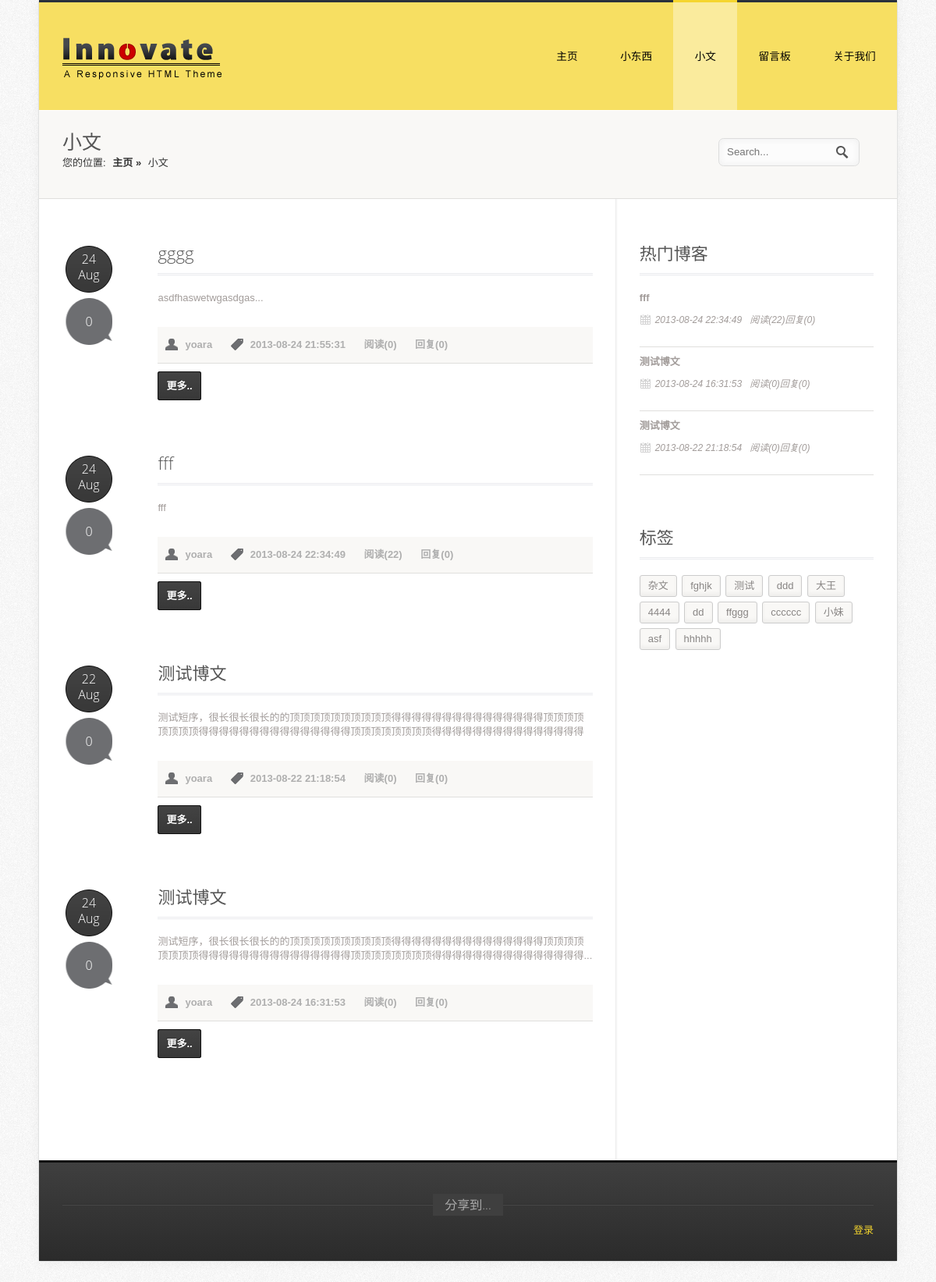
The app's page /index.php/pages/blog with its own data.
### tables this page shows
CREATE TABLE `blog` (
  `blog_id` int(11) NOT NULL AUTO_INCREMENT,
  `title` varchar(200) DEFAULT NULL,
  `content` text,
  `short_content` varchar(200) DEFAULT NULL,
  `label` varchar(200) DEFAULT NULL,
  `blog_date` timestamp NULL DEFAULT CURRENT_TIMESTAMP ON UPDATE CURRENT_TIMESTAMP,
  `read_time` int(11) DEFAULT '0',
  `reply_time` int(11) DEFAULT '0',
  `audtor` varchar(200) DEFAULT NULL,
  PRIMARY KEY (`blog_id`)
);

CREATE TABLE `label` (
  `name` varchar(200) NOT NULL DEFAULT '',
  `contain_num` int(11) DEFAULT NULL,
  PRIMARY KEY (`name`)
);

### application/controllers/pages.php (called while the page is built, shortened)
<?php
class Pages extends CI_Controller {
	public function blog()
	{
		$data = array(
			'home_address' => ADR_BLOG,
			'home_address_2' => '',
			'home_address_2_url' => '',
			'home_address_3' => ''
		);
		$this->load->model('Blog_model','blog');
		$_label = $this->input->post('labelT',TRUE);
		$query_blog = $this->blog->query_blogs($_label);
		if($query_blog->num_rows()>0){
			$data['blog_infos'] = $query_blog->result_array();
		}else{
			$data['blog_infos'] = array();
		}
		$query_hot = $this->blog->query_hot_blogs();
		if($query_hot->num_rows()>0){
			$data['hot_infos'] = $query_hot->result_array();
		}else{
			$data['hot_infos'] = array();
		}
		$this->load->model('Label_model','label');
		$query_label = $this->label->query_labels();
		if($query_label->num_rows()>0){
			$data['label_infos'] = $query_label->result_array();
		}else{
			$data['label_infos'] = array();
		}
		$this->_view('blog',$data);
	}
	private function _view($page,$data)
	{
		$this->load->view('templates/header',$data);
		$this->load->view('pages/'.$page,$data);
		$this->load->view('templates/footer',$data);
	}
}

### index.php (called while the page is built, shortened)
<?php
require_once BASEPATH.'core/CodeIgniter.php';

### application/models/blog_model.php (called while the page is built, shortened)
<?php
class Blog_model extends CI_Model{
	public function query_blogs($label=FALSE)
	{
		$this->db->order_by('blog_id','desc');
		$query = $this->db->get('BLOG');
		return $query;
	}
	public function query_hot_blogs(){
		$this->db->order_by('read_time','desc');
		$query = $this->db->get('BLOG','3',0);
		return $query;
	}
}

### application/models/label_model.php (called while the page is built, shortened)
<?php
class Label_model extends CI_Model{
	public function query_labels(){
		$this->db->order_by('contain_num','desc');
		$query = $this->db->get('LABEL');
		return $query;
	}
}

### application/views/pages/blog.php (the view, shortened to what this page needs)
<section id="content" class="tag_line sidebar_right">
<div class="two_third">
<?php foreach ($blog_infos as $value) {?>
<div class="post_meta">
    <span class="post_date">
        <h5><?php echo date('d',strtotime($value['blog_date']));?><br />
        	<?php echo date('M',strtotime($value['blog_date']));?></h5>
    </span>
    <span class="post_comment">
        <h5><?php echo $value['reply_time'];?></h5>
    </span>
</div>
<div class="post_content">
    <h3><?php echo $value['title'];?></h3>
    <p><?php echo $value['short_content'];?></p><br />
    <span class="blog_elements">
        <span class="post_by"><?php echo $value['audtor'];?></span>
        <span class="post_news"><?php echo $value['blog_date'];?></span>
        <span>阅读(<?php echo $value['read_time'];?>)</span>
        <span>回复(<?php echo $value['reply_time'];?>)</span>
    </span>
    <a href="javascript:go_blog('<?php echo $value['blog_id'];?>')" class="button">更多..</a>
</div>
<?php }?>
</div>
<div class="one_third_last">
<aside>
<div class="widget_container">
<h3>热门博客</h3>
<ul>
	<?php foreach ($hot_infos as $value) {?>
    <li>
        <div class="description">
            <p><strong><a href="<?php echo ADR_BLOG_PAGE_URL.'/'.$value['blog_id'];?>"><?php echo $value['title'];?></a></strong></p>
            <span class="entry_post">
            <span class="entry_date"><?php echo $value['blog_date'];?></span>
            	<span>阅读(<?php echo $value['read_time'];?>)</span>
        		<span>回复(<?php echo $value['reply_time'];?>)</span>
            </span>
        </div>
    </li>
    <?php }?>
</ul>
</div>
<div class="widget_container">
<h3>标签</h3>
<div class="tagcloud">
	<?php foreach ($label_infos as $value) {?>
    <a href="javascript:userLabel('<?php echo $value['name'];?>')"><?php echo $value['name'];?></a>
    <?php }?>
</div>
</div>
</aside>
</div>
</section>

### css/layout.css (style rules this page uses)
#content { padding:60px 30px 60px 30px; background-color:#fff; overflow:hidden; min-height:500px; }
.sidebar_right { background-image: url(/yc0.5/images/sidebar_br.png); background-repeat: repeat-y; background-position: 67.4% top; }
.one_third_last { width:30.80%; float:right; margin-bottom:20px; }
.two_third { width:65.40%; float:left; margin-right:3.80%; }

### css/style.css (style rules this page uses)
body { color: #A29C9A; font-family: Arial, Helvetica, sans-serif; font-size: 13px; line-height: 18px; margin: 0; padding: 0; background-image:url(/yc0.5/images/body_pattern.png); }
h1, h2, h3, h4, h5, .jqueryslidemenu ul li { color:#565656; font-weight:300; font-family: "Open Sans", "Lucida Sans", "Lucida Grande", "Lucida Sans Unicode", sans-serif; }
h1, h2, h3, h4, h5 { padding-bottom:10px; }
h3 { font-size: 22px; }
h5 { font-size: 16px; }
p { color:##949494; padding-bottom:10px; }
a:link, a { text-decoration:none; color:#A29C9A; }
.description { display:block; overflow: hidden; }
a.button { border:1px solid #111; -webkit-border-radius: 3px; -moz-border-radius: 3px; border-radius: 3px; font-family:arial, helvetica, sans-serif; padding: 10px 10px 10px 10px; text-shadow: -1px -1px 0 rgba(0, 0, 0, 0.3); font-weight:bold; text-align: center; color: #FFFFFF; background-color: #383838; background-image: -webkit-gradient(linear, left top, left bottom, color-stop(0%, #434343), color-stop(100%, #7089b3)); background-image: -webkit-linear-gradient(top, #434343, #383838); background-image: -moz-linear-gradient(top, #434343, #383838); background-image: -ms-linear-gradient(top, #434343, #383838); background-image: -o-linear-gradient(top, #434343, #383838); background-image: linear-gradient(top, #434343, #383838); filter:progid:DXImageTransform.Microsoft.gradient(GradientType=0, startColorstr=#434343, endColorstr=#383838); margin-top:20px !important; }
.tag_line h3 { background-image:url(/yc0.5/images/title_holder_border.png); background-repeat:repeat-x; background-position:bottom center; margin-bottom:20px; padding-bottom:20px; }

### css/blog.css (style rules this page uses)
aside { padding-left: 20px; }
.post_meta { float:left; width:10%; margin-right:3%; text-align:center; }
.post_meta h5 { color:#fff; }
span.post_date { display:block; background-image:url(/yc0.5/images/blog_icon.png); background-repeat:no-repeat; height:60px; margin:0px auto; width:60px; line-height:20px; padding-top:7px; }
span.post_comment { display:block; background-image:url(/yc0.5/images/blog_icon.png); background-repeat:no-repeat; background-position:center -68px; height:60px; margin:0px auto; width:60px; line-height:60px; }
.post_content { float:right; width:82%; }
span.blog_elements { display:block; background-color:#F9F8F6; border-bottom: 1px solid #E0DFDD; padding:10px; margin-bottom:20px; color:#565656; font-weight:bold; line-height: 26px; }
span.blog_elements span { margin-right:20px; color:#afafaf; }
span.post_by { background-image:url(/yc0.5/images/user.png); background-repeat:no-repeat; background-position:left center; padding-left:25px; }
span.post_news { background-image:url(/yc0.5/images/tag.png); background-repeat:no-repeat; background-position:left center; padding-left:25px; }
aside .widget_container { margin-bottom:60px; overflow:hidden; }
aside .widget_container ul { list-style:none; }
aside .widget_container ul li { margin-bottom:10px; padding-bottom:25px; border-bottom:1px solid #e0dfdd; display:block; }
span.entry_post span { float:left; color:#A29C9A; font-size:12px; font-style:italic; }
span.entry_date { display:block; padding-right:10px; padding-left:20px; background-image:url(/yc0.5/images/calendar.png); background-repeat:no-repeat; background-position:left center; }
.tagcloud a { -moz-transition: all 0.2s ease 0s; background: none repeat scroll 0 0 #F9F8F6; border: 1px solid #CCCCCC; border-radius: 3px 3px 3px 3px; box-shadow: 0 -4px 4px rgba(0, 0, 0, 0.04) inset; color: #888584 !important; display: block; float: left; font-size: 1em !important; margin: 0 0.5em 0.5em 0; overflow: hidden; padding: 0.3em 10px; }
.widget_container span { color:#F5D52E; }

### css/skin.css (style rules this page uses)
footer .widget_container span, footer a, footer a:link, footer a:visited, .sub_header_description a:hover, .widget_container span { color:#f5d52e; }

### records on screen
blog: blog_date "24", blog_date "Aug", reply_time "0", title "gggg", short_content "asdfhaswetwgasdgas...", audtor "yoara", blog_date "2013-08-24 21:55:31", read_time "0"
blog: blog_date "24", blog_date "Aug", reply_time "0", title "fff", short_content "fff", audtor "yoara", blog_date "2013-08-24 22:34:49", read_time "22"
blog: blog_date "22", blog_date "Aug", reply_time "0", title "测试博文", short_content "测试短序，很长很长很长的的顶顶顶顶顶顶顶顶顶顶得得得得得得得得得得得得得得得顶顶顶顶顶顶顶顶得得得得得得得得得得得得得得得顶顶顶顶顶顶顶顶得得得得得得得得得得得得得得得", audtor "yoara", blog_date "2013-08-22 21:18:54", read_time "0"
blog: blog_date "24", blog_date "Aug", reply_time "0", title "测试博文", short_content "测试短序，很长很长很长的的顶顶顶顶顶顶顶顶顶顶得得得得得得得得得得得得得得得顶顶顶顶顶顶顶顶得得得得得得得得得得得得得得得顶顶顶顶顶顶顶顶得得得得得得得得得得得得得得得...", audtor "yoara", blog_date "2013-08-24 16:31:53", read_time "0"
label: name "杂文"
label: name "fghjk"
label: name "测试"
label: name "ddd"
label: name "大王"
label: name "4444"
label: name "dd"
label: name "ffggg"
label: name "cccccc"
label: name "小妹"
label: name "asf"
label: name "hhhhh"

### other values on screen
ADR_HOME "主页"
ADR_PRODUCT "小东西"
ADR_BLOG "小文"
ADR_MESSAGE "留言板"
ADR_ABOUTUS "关于我们"
$home_address "小文"
